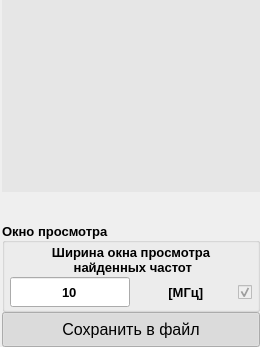
          <widget class="QWidget" name="widget_right" native="true">
           <property name="minimumSize">
            <size>
             <width>260</width>
             <height>0</height>
            </size>
           </property>
           <property name="styleSheet">
            <string notr="true"/>
           </property>
           <layout class="QHBoxLayout" name="layout_right">
            <property name="spacing">
             <number>0</number>
            </property>
            <property name="leftMargin">
             <number>0</number>
            </property>
            <property name="topMargin">
             <number>0</number>
            </property>
            <property name="rightMargin">
             <number>0</number>
            </property>
            <property name="bottomMargin">
             <number>0</number>
            </property>
            <item>
             <widget class="QWidget" name="widget_table" native="true">
              <property name="styleSheet">
               <string notr="true">/* Состояние - не выбран*/
QCheckBox::indicator:unchecked {
	/* Выбор картинки*/
	image: url(:/table_checkbox/resource/table_checkbox/var2_color/no_red_24dp.svg);
}

/* Состояние -  выбран*/
QCheckBox::indicator:checked {
	/* Выбор картинки*/
	image: url(:/table_checkbox/resource/table_checkbox/var2_color/yes_green_24dp.svg);
}
</string>
              </property>
              <layout class="QVBoxLayout" name="layout_table">
               <property name="spacing">
                <number>0</number>
               </property>
               <property name="leftMargin">
                <number>2</number>
               </property>
               <property name="topMargin">
                <number>0</number>
               </property>
               <property name="rightMargin">
                <number>0</number>
               </property>
               <property name="bottomMargin">
                <number>0</number>
               </property>
               <item>
                <widget class="QTableWidget" name="tableWidget_frequency_absorption">
                 <property name="sizePolicy">
                  <sizepolicy hsizetype="Expanding" vsizetype="Expanding">
                   <horstretch>0</horstretch>
                   <verstretch>0</verstretch>
                  </sizepolicy>
                 </property>
                 <property name="styleSheet">
                  <string notr="true">background-color:rgb(230, 230, 230);</string>
                 </property>
                 <property name="frameShape">
                  <enum>QFrame::NoFrame</enum>
                 </property>
                 <property name="horizontalScrollBarPolicy">
                  <enum>Qt::ScrollBarAlwaysOff</enum>
                 </property>
                 <property name="editTriggers">
                  <set>QAbstractItemView::AnyKeyPressed|QAbstractItemView::EditKeyPressed</set>
                 </property>
                 <property name="tabKeyNavigation">
                  <bool>false</bool>
                 </property>
                 <property name="showDropIndicator" stdset="0">
                  <bool>false</bool>
                 </property>
                 <property name="dragDropOverwriteMode">
                  <bool>false</bool>
                 </property>
                 <property name="selectionMode">
                  <enum>QAbstractItemView::SingleSelection</enum>
                 </property>
                 <property name="selectionBehavior">
                  <enum>QAbstractItemView::SelectRows</enum>
                 </property>
                 <property name="iconSize">
                  <size>
                   <width>0</width>
                   <height>0</height>
                  </size>
                 </property>
                 <property name="showGrid">
                  <bool>true</bool>
                 </property>
                 <property name="sortingEnabled">
                  <bool>false</bool>
                 </property>
                 <property name="rowCount">
                  <number>0</number>
                 </property>
                 <property name="columnCount">
                  <number>0</number>
                 </property>
                 <attribute name="horizontalHeaderCascadingSectionResizes">
                  <bool>false</bool>
                 </attribute>
                 <attribute name="horizontalHeaderShowSortIndicator" stdset="0">
                  <bool>false</bool>
                 </attribute>
                 <attribute name="horizontalHeaderStretchLastSection">
                  <bool>false</bool>
                 </attribute>
                </widget>
               </item>
               <item>
                <widget class="QWidget" name="widget_bottom" native="true">
                 <property name="sizePolicy">
                  <sizepolicy hsizetype="Preferred" vsizetype="Preferred">
                   <horstretch>0</horstretch>
                   <verstretch>0</verstretch>
                  </sizepolicy>
                 </property>
                 <property name="minimumSize">
                  <size>
                   <width>0</width>
                   <height>0</height>
                  </size>
                 </property>
                 <property name="styleSheet">
                  <string notr="true"/>
                 </property>
                 <layout class="QVBoxLayout" name="layout_bottom">
                  <property name="spacing">
                   <number>0</number>
                  </property>
                  <property name="sizeConstraint">
                   <enum>QLayout::SetDefaultConstraint</enum>
                  </property>
                  <property name="leftMargin">
                   <number>0</number>
                  </property>
                  <property name="topMargin">
                   <number>0</number>
                  </property>
                  <property name="rightMargin">
                   <number>0</number>
                  </property>
                  <property name="bottomMargin">
                   <number>0</number>
                  </property>
                  <item>
                   <widget class="QLabel" name="label_statistics_on_selected_frequencies">
                    <property name="sizePolicy">
                     <sizepolicy hsizetype="Preferred" vsizetype="Fixed">
                      <horstretch>0</horstretch>
                      <verstretch>0</verstretch>
                     </sizepolicy>
                    </property>
                    <property name="minimumSize">
                     <size>
                      <width>0</width>
                      <height>30</height>
                     </size>
                    </property>
                    <property name="styleSheet">
                     <string notr="true"/>
                    </property>
                    <property name="text">
                     <string/>
                    </property>
                   </widget>
                  </item>
                  <item>
                   <widget class="QGroupBox" name="groupBox_window_view">
                    <property name="minimumSize">
                     <size>
                      <width>0</width>
                      <height>90</height>
                     </size>
                    </property>
                    <property name="maximumSize">
                     <size>
                      <width>16777215</width>
                      <height>16777215</height>
                     </size>
                    </property>
                    <property name="sizeIncrement">
                     <size>
                      <width>0</width>
                      <height>0</height>
                     </size>
                    </property>
                    <property name="baseSize">
                     <size>
                      <width>0</width>
                      <height>0</height>
                     </size>
                    </property>
                    <property name="font">
                     <font>
                      <pointsize>10</pointsize>
                      <weight>75</weight>
                      <bold>true</bold>
                     </font>
                    </property>
                    <property name="cursor">
                     <cursorShape>ArrowCursor</cursorShape>
                    </property>
                    <property name="mouseTracking">
                     <bool>false</bool>
                    </property>
                    <property name="tabletTracking">
                     <bool>false</bool>
                    </property>
                    <property name="styleSheet">
                     <string notr="true"/>
                    </property>
                    <property name="title">
                     <string>Окно просмотра</string>
                    </property>
                    <property name="alignment">
                     <set>Qt::AlignLeading|Qt::AlignLeft|Qt::AlignVCenter</set>
                    </property>
                    <property name="flat">
                     <bool>true</bool>
                    </property>
                    <property name="checkable">
                     <bool>false</bool>
                    </property>
                    <layout class="QVBoxLayout" name="layout_frequency_range_3">
                     <property name="spacing">
                      <number>0</number>
                     </property>
                     <property name="leftMargin">
                      <number>5</number>
                     </property>
                     <property name="topMargin">
                      <number>0</number>
                     </property>
                     <property name="rightMargin">
                      <number>5</number>
                     </property>
                     <property name="bottomMargin">
                      <number>0</number>
                     </property>
                     <item>
                      <widget class="QLabel" name="label_text_window_width">
                       <property name="text">
                        <string>Ширина окна просмотра 
 найденных частот</string>
                       </property>
                       <property name="alignment">
                        <set>Qt::AlignCenter</set>
                       </property>
                      </widget>
                     </item>
                     <item>
                      <widget class="QWidget" name="widget_input_window_view" native="true">
                       <property name="sizePolicy">
                        <sizepolicy hsizetype="Ignored" vsizetype="Preferred">
                         <horstretch>0</horstretch>
                         <verstretch>0</verstretch>
                        </sizepolicy>
                       </property>
                       <property name="minimumSize">
                        <size>
                         <width>0</width>
                         <height>30</height>
                        </size>
                       </property>
                       <property name="styleSheet">
                        <string notr="true"/>
                       </property>
                       <layout class="QHBoxLayout" name="layout_start_range_8">
                        <property name="spacing">
                         <number>0</number>
                        </property>
                        <property name="sizeConstraint">
                         <enum>QLayout::SetDefaultConstraint</enum>
                        </property>
                        <property name="leftMargin">
                         <number>0</number>
                        </property>
                        <property name="topMargin">
                         <number>0</number>
                        </property>
                        <property name="rightMargin">
                         <number>0</number>
                        </property>
                        <property name="bottomMargin">
                         <number>0</number>
                        </property>
                        <item>
                         <widget class="QLineEdit" name="lineEdit_window_width">
                          <property name="enabled">
                           <bool>true</bool>
                          </property>
                          <property name="sizePolicy">
                           <sizepolicy hsizetype="Maximum" vsizetype="Fixed">
                            <horstretch>0</horstretch>
                            <verstretch>0</verstretch>
                           </sizepolicy>
                          </property>
                          <property name="minimumSize">
                           <size>
                            <width>0</width>
                            <height>30</height>
                           </size>
                          </property>
                          <property name="maximumSize">
                           <size>
                            <width>120</width>
                            <height>30</height>
                           </size>
                          </property>
                          <property name="styleSheet">
                           <string notr="true"/>
                          </property>
                          <property name="text">
                           <string notr="true">10</string>
                          </property>
                          <property name="maxLength">
                           <number>10</number>
                          </property>
                          <property name="alignment">
                           <set>Qt::AlignCenter</set>
                          </property>
                          <property name="dragEnabled">
                           <bool>false</bool>
                          </property>
                         </widget>
                        </item>
                        <item>
                         <widget class="QLabel" name="label_text_units_window_width">
                          <property name="sizePolicy">
                           <sizepolicy hsizetype="Minimum" vsizetype="Preferred">
                            <horstretch>0</horstretch>
                            <verstretch>0</verstretch>
                           </sizepolicy>
                          </property>
                          <property name="minimumSize">
                           <size>
                            <width>0</width>
                            <height>30</height>
                           </size>
                          </property>
                          <property name="styleSheet">
                           <string notr="true"/>
                          </property>
                          <property name="text">
                           <string> [МГц]</string>
                          </property>
                          <property name="alignment">
                           <set>Qt::AlignCenter</set>
                          </property>
                         </widget>
                        </item>
                        <item>
                         <widget class="QCheckBox" name="checkBox_status_window_width">
                          <property name="enabled">
                           <bool>false</bool>
                          </property>
                          <property name="sizePolicy">
                           <sizepolicy hsizetype="Fixed" vsizetype="Fixed">
                            <horstretch>0</horstretch>
                            <verstretch>0</verstretch>
                           </sizepolicy>
                          </property>
                          <property name="minimumSize">
                           <size>
                            <width>0</width>
                            <height>30</height>
                           </size>
                          </property>
                          <property name="maximumSize">
                           <size>
                            <width>16777215</width>
                            <height>30</height>
                           </size>
                          </property>
                          <property name="whatsThis">
                           <string/>
                          </property>
                          <property name="accessibleName">
                           <string/>
                          </property>
                          <property name="accessibleDescription">
                           <string/>
                          </property>
                          <property name="styleSheet">
                           <string notr="true"/>
                          </property>
                          <property name="text">
                           <string/>
                          </property>
                          <property name="checked">
                           <bool>true</bool>
                          </property>
                          <property name="tristate">
                           <bool>false</bool>
                          </property>
                         </widget>
                        </item>
                       </layout>
                      </widget>
                     </item>
                    </layout>
                   </widget>
                  </item>
                  <item>
                   <widget class="QPushButton" name="pushButton_save_table_to_file">
                    <property name="sizePolicy">
                     <sizepolicy hsizetype="Minimum" vsizetype="Fixed">
                      <horstretch>0</horstretch>
                      <verstretch>0</verstretch>
                     </sizepolicy>
                    </property>
                    <property name="minimumSize">
                     <size>
                      <width>0</width>
                      <height>35</height>
                     </size>
                    </property>
                    <property name="maximumSize">
                     <size>
                      <width>16777215</width>
                      <height>35</height>
                     </size>
                    </property>
                    <property name="font">
                     <font>
                      <pointsize>12</pointsize>
                     </font>
                    </property>
                    <property name="cursor">
                     <cursorShape>PointingHandCursor</cursorShape>
                    </property>
                    <property name="accessibleDescription">
                     <string/>
                    </property>
                    <property name="layoutDirection">
                     <enum>Qt::LeftToRight</enum>
                    </property>
                    <property name="autoFillBackground">
                     <bool>false</bool>
                    </property>
                    <property name="styleSheet">
                     <string notr="true">QPushButton {
	/* задает иконку */
	background-image: url(:/table/resource/table/save_white_36dp.svg);
} </string>
                    </property>
                    <property name="text">
                     <string>Сохранить в файл</string>
                    </property>
                    <property name="iconSize">
                     <size>
                      <width>0</width>
                      <height>0</height>
                     </size>
                    </property>
                    <property name="checkable">
                     <bool>true</bool>
                    </property>
                    <property name="checked">
                     <bool>true</bool>
                    </property>
                    <property name="autoRepeat">
                     <bool>false</bool>
                    </property>
                    <property name="autoExclusive">
                     <bool>false</bool>
                    </property>
                    <property name="default">
                     <bool>false</bool>
                    </property>
                    <property name="flat">
                     <bool>false</bool>
                    </property>
                   </widget>
                  </item>
                 </layout>
                </widget>
               </item>
              </layout>
             </widget>
            </item>
           </layout>
          </widget>
